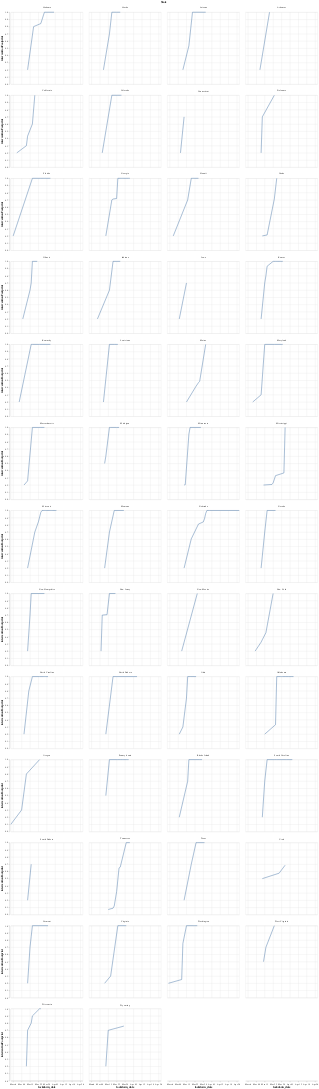

Source (notebook cell):
### Code cell
chart = alt.Chart(df_all).mark_line().encode(
        x = "lockdown_date",
        y = "interventionFootprint",
        facet=alt.Facet('State:O', columns=4),
    )
chart

### Figure 1 — Vega-Lite specification as saved in the notebook (floating-point values rounded to 4 significant figures; data arrays with more than 128 entries replaced by an {"elided": "..."} marker saying what was removed)
{"config": {"title": {"font": "Khula"}, "axis": {"labelFont": "Khula", "titleFont": "Khula"}, "header": {"labelFont": "Khula", "titleFont": "Khula"}, "legend": {"labelFont": "Khula", "titleFont": "Khula"}}, "data": {"name": "data-97392bfa55f3eb2cb785669f0c97be15"}, "mark": "line", "encoding": {"facet": {"type": "ordinal", "columns": 4, "field": "State"}, "x": {"type": "temporal", "field": "lockdown_date"}, "y": {"type": "quantitative", "field": "interventionFootprint"}}, "$schema": "https://vega.github.io/schema/vega-lite/v4.0.2.json", "datasets": {"data-97392bfa55f3eb2cb785669f0c97be15": {"elided": "286 records"}}}
